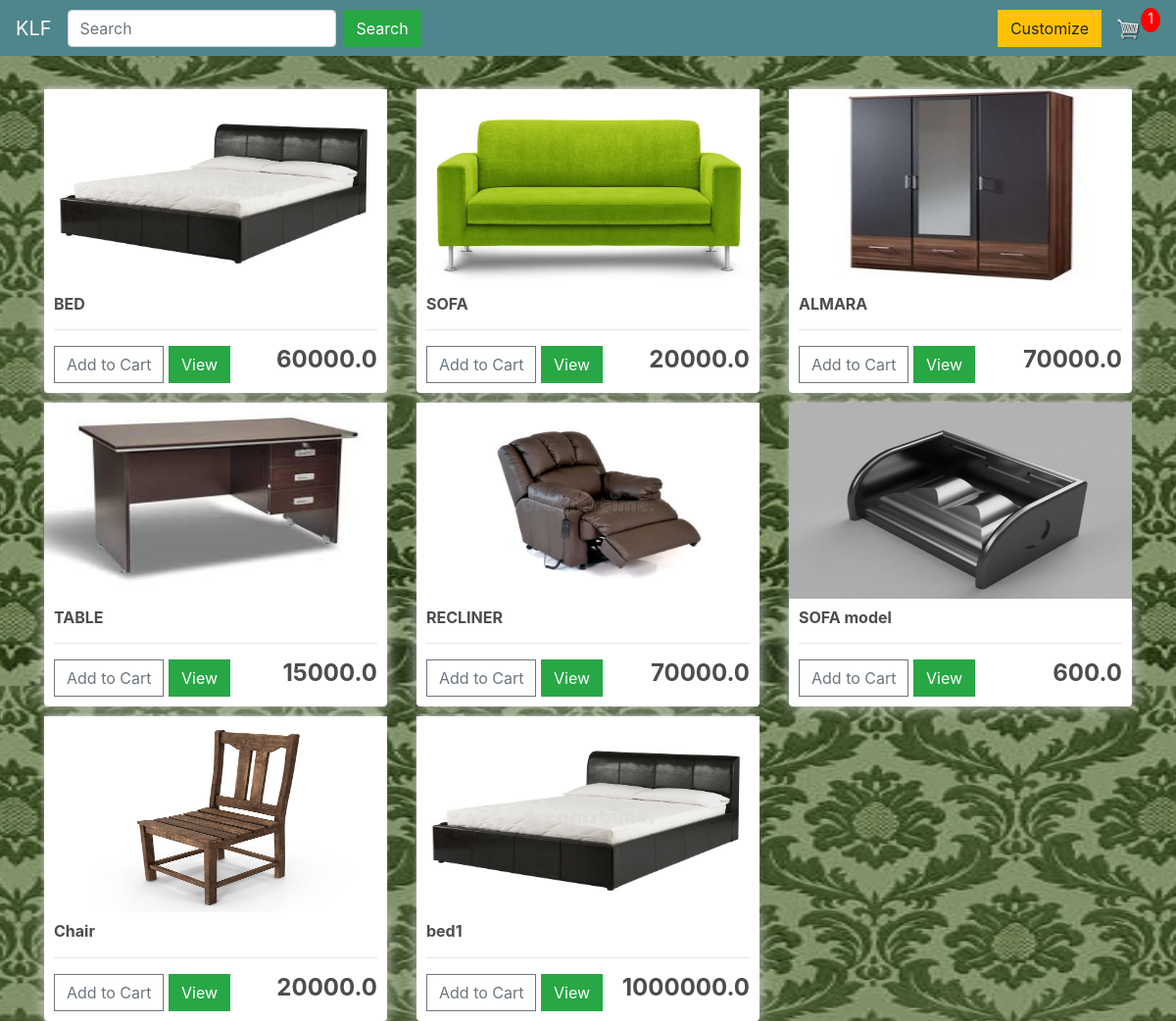
The app's page / (signed in) with its own data.
### store/models.py (models this page shows, shortened)
class Product(models.Model):
	name = models.CharField(max_length=200)
	price = models.FloatField()
	digital = models.BooleanField(default=False,null=True, blank=True)
	image = models.ImageField(null=True, blank=True)
	@property
	def imageURL(self):
		try:
			url = self.image.url
		except:
			url = ''
		return url

### store/views.py (the view)
# urls.py: path('', include('store.urls')),
def store(request):
     data = cartData(request)
     cartItems = data['cartItems']
     order = data['order']
     items = data['items']
     products = Product.objects.all()
     context = {'products':products, 'cartItems':cartItems}
     return render(request, 'store/store.html', context)

### store/models.py (called while the page is built)
	@property
	def get_cart_items(self):
		orderitems = self.orderitem_set.all()
		total = sum([item.quantity for item in orderitems])
		return total

### store/utils.py (called while the page is built)
def cartData(request):
    if request.user.is_authenticated:
        customer = request.user.customer
        order, created = Order.objects.get_or_create(customer=customer, complete=False)
        items = order.orderitem_set.all()
        cartItems = order.get_cart_items
    else:
        cookieData = cookieCart(request)
        cartItems = cookieData['cartItems']
        order = cookieData['order']
        items = cookieData['items']
    return {'cartItems':cartItems ,'order':order, 'items':items}

### store/templates/store/store.html
{% extends 'store/main.html' %}
{% load static %}
{% block content %}
     <div class="row">
          {% for product in products %}
          <div class="col-lg-4">
               <img class="thumbnail" src="{{product.imageURL}}">
               <div class="box-element product">
                    <h6><strong>{{product.name}}</strong></h6>
                    <hr>
                    <button data-product="{{product.id}}" data-action="add" class="btn btn-outline-secondary add-btn update-cart">Add to Cart</button>
                    <a href="/store/products/{{product.id}}"> <button  data-product="{{product.id}}" class="btn btn-success cart">View</button></a>
                    <h4 style="display: inline-block; float: right"><strong>{{product.price}}</strong></h4>
               </div>
          </div>
          {% endfor %}
     </div>
{% endblock content %}

### static/css/main.css (style rules this page uses)
#bg { background-repeat:no repeat; background-size:1800px 700px; background-position:top; background-attachment:fixed; }
body { background-color: hsl(0, 0%, 98%); }
h1,h2,h3,h4,h5,h6 { color:hsl(0, 0%, 30%); }
.box-element { box-shadow:hsl(0, 0%, 80%) 0 0 16px; background-color: #fff; border-radius: 4px; padding: 10px; }
.thumbnail { width: 100%; height: 200px; -webkit-box-shadow: -1px -3px 5px -2px rgba(214,214,214,1); -moz-box-shadow: -1px -3px 5px -2px rgba(214,214,214,1); box-shadow: -1px -3px 5px -2px rgba(214,214,214,1); }
.product { border-radius: 0 0 4px 4px; }
.col-lg-4, .col-lg-6, .col-lg-8, .col-lg-12 { margin-top: 10px; }
.btn { border-radius: 0; }

### records on screen
Product: imageURL (picture), name "BED", price "60000.0"
Product: imageURL (picture), name "SOFA", price "20000.0"
Product: imageURL (picture), name "ALMARA", price "70000.0"
Product: imageURL (picture), name "TABLE", price "15000.0"
Product: imageURL (picture), name "RECLINER", price "70000.0"
Product: imageURL (picture), name "SOFA model", price "600.0"
Product: imageURL (picture), name "Chair", price "20000.0"
Product: imageURL (picture), name "bed1", price "1000000.0"

### other values on screen
{{ cartItems }} "1"
